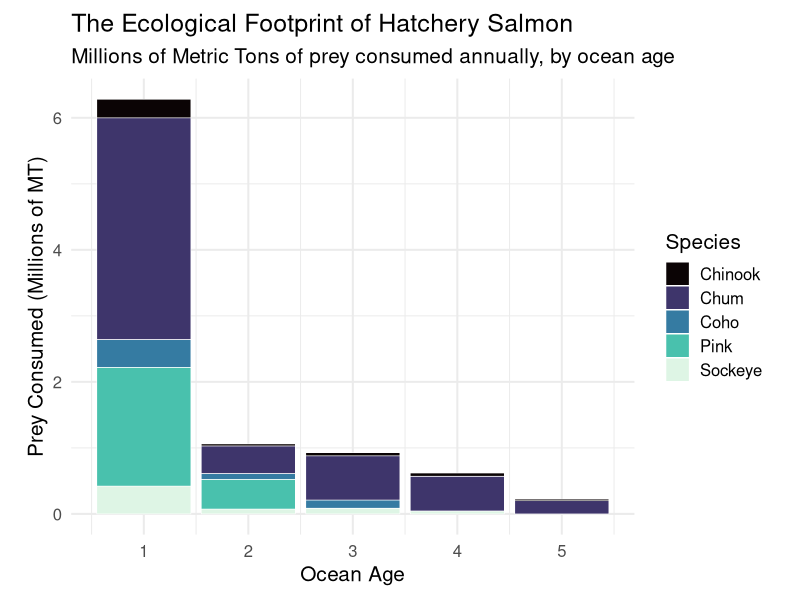

Here is the R script that generated this plot:
library(tidyverse)
library(scales)
library(viridis)

# ==========================================
# 1. BIOLOGICAL PARAMETERS & RELEASE NUMBERS
# ==========================================

# Baseline annual hatchery releases (Totaling roughly 5 Billion)
# You can update these numbers to match the exact latest year in your dataset
releases <- data.frame(
  Species = c("Pink", "Chum", "Sockeye", "Coho", "Chinook"),
  Smolts_Released = c(1.5e9, 2.8e9, 300e6, 200e6, 200e6) 
)

# Species-specific biological matrix (Ocean Ages 1 to 5)
# M: Natural Mortality | m: Maturation (spawning exit) | Weight_kg | Q_B: Consumption/Biomass
params <- tribble(
  ~Species, ~Age, ~M,  ~m,  ~Weight_kg, ~Q_B,
  # Pink (2-year life cycle, 100% spawn at age 2)
  "Pink",   1,    3.22, 0.0,  0.15,       8.0,
  "Pink",   2,    0.22, 1.0,  1.50,       5.0,
  "Pink",   3,    0.0, 1.0,  0.00,       0.0,
  "Pink",   4,    0.0, 1.0,  0.00,       0.0,
  "Pink",   5,    0.0, 1.0,  0.00,       0.0,
  
  # Chum (Stretches to 5 years)
  "Chum",   1,    3.51, 0.0,  0.15,       8.0,
  "Chum",   2,    0.22, 0.0,  1.00,       5.0,
  "Chum",   3,    0.22, 0.3,  2.50,       4.0,
  "Chum",   4,    0.22, 0.6,  4.00,       3.5,
  "Chum",   5,    0.22, 1.0,  5.50,       3.0,
  
  # Sockeye
  "Sockeye",1,    3.22, 0.0,  0.20,       7.0,
  "Sockeye",2,    0.22, 0.1,  1.20,       5.0,
  "Sockeye",3,    0.22, 0.5,  2.50,       4.0,
  "Sockeye",4,    0.22, 1.0,  3.50,       3.5,
  "Sockeye",5,    0.0, 1.0,  0.00,       0.0,
  
  # Coho (Usually out by Ocean Age 3)
  "Coho",   1,    2.81, 0.0,  0.30,       7.0,
  "Coho",   2,    0.22, 0.1,  1.50,       5.0,
  "Coho",   3,    0.22, 1.0,  3.50,       4.0,
  "Coho",   4,    0.0, 1.0,  0.00,       0.0,
  "Coho",   5,    0.0, 1.0,  0.00,       0.0,
  
  # Chinook (Lower early mortality, biggest weight, late maturation)
  "Chinook",1,    3.91, 0.0,  0.20,       7.0,
  "Chinook",2,    0.22, 0.05, 1.50,       5.0,
  "Chinook",3,    0.22, 0.2,  4.00,       4.0,
  "Chinook",4,    0.22, 0.5,  7.00,       3.5,
  "Chinook",5,    0.22, 1.0,  10.00,      3.0
)

# ==========================================
# 2. RUN THE COHORT SIMULATION
# ==========================================

run_species_model <- function(target_species) {
  # Get data for this specific species
  sp_params <- params %>% filter(Species == target_species) %>% arrange(Age)
  sp_smolts <- releases %>% filter(Species == target_species) %>% pull(Smolts_Released)
  
  N_at_sea <- numeric(5)
  Biomass_kg <- numeric(5)
  Consumption_kg <- numeric(5)
  
  N_at_sea[1] <- sp_smolts
  
  for (a in 1:5) {
    Biomass_kg[a] <- N_at_sea[a] * sp_params$Weight_kg[a]
    Consumption_kg[a] <- Biomass_kg[a] * sp_params$Q_B[a]
    
    if (a < 5) {
      N_at_sea[a+1] <- N_at_sea[a] * exp(-sp_params$M[a]) * (1 - sp_params$m[a])
    }
  }
  
  sp_params %>%
    mutate(
      Numbers_Alive = N_at_sea,
      Standing_Biomass_MT = Biomass_kg / 1000,
      Prey_Consumed_MT = Consumption_kg / 1000
    )
}

# Apply the function across all 5 species and combine into one dataframe
all_species_results <- map_dfr(releases$Species, run_species_model)

# ==========================================
# 3. SUMMARY & VISUALIZATION
# ==========================================

# Print the Grand Total
total_prey <- sum(all_species_results$Prey_Consumed_MT)
cat("\nTotal Estimated Prey Consumed by Hatchery Cohort:\n")
cat(comma(round(total_prey)), "Metric Tons Annually\n\n")

# Print Summary Table by Species (Now including Smolts Released)
species_summary <- all_species_results %>%
  group_by(Species) %>%
  summarize(
    # Grab the initial number of fish entering the ocean (Age 1)
    Smolts_Released = max(Numbers_Alive[Age == 1]), 
    Total_Biomass_MT = sum(Standing_Biomass_MT),
    Total_Prey_MT = sum(Prey_Consumed_MT)
  ) %>%
  arrange(desc(Total_Prey_MT))

# Print with comma formatting for readability
print(species_summary %>% mutate(across(where(is.numeric), ~comma(round(.)))))

# Plot the Ecological Footprint by Species and Age
p_footprint <- ggplot(all_species_results %>% filter(Prey_Consumed_MT > 0), 
                      aes(x = Age, y = Prey_Consumed_MT / 1e6, fill = Species)) +
  geom_bar(stat = "identity", position = "stack", color = "white", linewidth = 0.2) +
  scale_fill_viridis_d(option = "mako") +
  scale_y_continuous(labels = comma) +
  labs(
    title = "The Ecological Footprint of Hatchery Salmon",
    subtitle = "Millions of Metric Tons of prey consumed annually, by ocean age",
    x = "Ocean Age",
    y = "Prey Consumed (Millions of MT)",
    fill = "Species"
  ) +
  theme_minimal(base_size = 15) +
  theme(legend.position = "right", plot.margin = margin(10, 20, 10, 20))

# Save the plot
ggsave("Analysis_6_Footprint.png", p_footprint, width = 8, height = 8, units="in", dpi = 300, bg = "white")

# ==========================================
# 4. ECOLOGICAL SCALE COMPARISONS
# ==========================================

# Reference baselines (in Metric Tons)
pollock_annual_harvest_mt <- 1.5e6  # US Total Allowable Catch for Alaska Pollock
pollock_living_biomass_mt <- 5.5e6  # Estimated living biomass in Eastern Bering Sea
caribou_annual_forage_mt  <- 1.8    # Annual forage requirement for an adult Alaskan Caribou

# Calculate the multipliers based on the dynamically generated total footprint
pollock_harvest_multiplier <- total_prey / pollock_annual_harvest_mt
pollock_biomass_multiplier <- total_prey / pollock_living_biomass_mt
caribou_equivalent         <- total_prey / caribou_annual_forage_mt

# Print the jaw-dropping comparisons to the console
cat("\n======================================================\n")
cat("ECOLOGICAL SCALE OF HATCHERY CONSUMPTION:\n")
cat("======================================================\n\n")

cat("MARINE COMPARISON (Alaska Pollock):\n")
cat("- Hatchery salmon consume", round(pollock_harvest_multiplier, 1), 
    "times MORE biomass than the entire U.S. commercial harvest of Alaska Pollock.\n")
cat("- They consume roughly", round(pollock_biomass_multiplier, 1), 
    "times the ENTIRE living biomass of the Eastern Bering Sea pollock stock.\n\n")

cat("TERRESTRIAL COMPARISON (Alaskan Caribou):\n")
cat("- To match this level of grazing on land, you would have to unleash a herd of\n  ", 
    comma(round(caribou_equivalent)), "Caribou onto the tundra (over 2x the global wild population).\n")
cat("======================================================\n")

# ==========================================
# IMPLICIT MARINE SURVIVAL CALCULATIONS
# ==========================================

survival_summary <- all_species_results %>%
  group_by(Species) %>%
  mutate(
    # Fish that survive natural mortality (M) and then mature (m)
    Mature_Returns = Numbers_Alive * exp(-M) * m
  ) %>%
  summarize(
    Smolts_Released = max(Numbers_Alive[Age == 1]),
    Total_Returns = sum(Mature_Returns)
  ) %>%
  mutate(
    Marine_Survival_Rate = Total_Returns / Smolts_Released,
    Survival_Percent = percent(Marine_Survival_Rate, accuracy = 0.01)
  ) %>%
  # FIX: Sort the data BEFORE selecting the final columns
  arrange(desc(Marine_Survival_Rate)) %>%
  select(Species, Smolts_Released, Total_Returns, Survival_Percent) 

cat("\n======================================================\n")
cat("IMPLICIT MARINE SURVIVAL RATES:\n")
cat("======================================================\n")
print(survival_summary %>% mutate(across(where(is.numeric), ~comma(round(.)))))
cat("======================================================\n")
